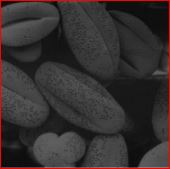
%> input picture seed3.JPG, 170 x 169 px
$ octave --eval "result = myhistogramEQ;"   (GNU Octave 9; MATLAB toolbox functions it lacks are replaced by stand-ins)
%> lines starting %> are read from the running program, lines starting %| are printed output that depends on the picture
function plot=myhistogramEQ()
% This function implements the histogram equalisation technique to enhance
% an image.

% Read image and take it on gray scale.
% try with 'seed1.img' ,'seed2.img' and 'seed3.img'.
I=rgb2gray(imread('seed3.jpg'));
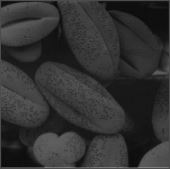
%> I: size 169x170 uint8; min 5, max 131, mean 49.7

numofpixels=size(I,1)*size(I,2);
%> numofpixels = 28730

subplot(2,2,1),imshow(I) %Can also use : figure,imshow(I);
title('Original Image');
subplot(2,2,3),imhist(I)
title('1: Histogram of original image');

% Initialize output image with all zeros. same dimensions as input image.
HIm=uint8(zeros(size(I,1),size(I,2)));

% Initialize matrices
freq=zeros(256,1);
probf=zeros(256,1);
probc=zeros(256,1);
cum=zeros(256,1);
output=zeros(256,1);


%freq counts the occurrence of each pixel value.
%The probability of each occurrence is calculated by probf.
for i=1:size(I,1)
    for j=1:size(I,2)
        value=I(i,j);
        freq(value+1)=freq(value+1)+1;
        probf(value+1)=freq(value+1)/numofpixels;
    end
end
%> after the loop, freq = 256 values, max 1060 at index 25, min 0 at index 1, mean 112.2; probf = 256 values, max 0.0369 at index 25, min 0 at index 1, mean 0.00391

sum=0;
% The range of values we are using (here 0-255)
no_bins=255;


%The cumulative distribution probability is calculated.
for i=1:size(probf)
   sum=sum+freq(i);
   cum(i)=sum;
   probc(i)=cum(i)/numofpixels;
   output(i)=round(probc(i)*no_bins);
end
%> this loop made 256 passes
%> sum on passes 1 to 3: 0, 0, 0
%> after the loop, cum = 256 values from 0 to 28730; output = 256 values from 0 to 255; probc = 256 values from 0 to 1; sum = 28730

for i=1:size(I,1)
    for j=1:size(I,2)
            HIm(i,j)=output(I(i,j)+1);
    end
end
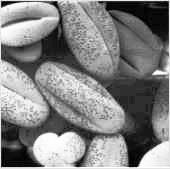
%> HIm: size 169x170 uint8; min 0, max 255, mean 129.4

subplot(2,2,2),imshow(HIm)
title('Histogram equalised image');
subplot(2,2,4),imhist(HIm)
title('2: Histogram of enahnced image');
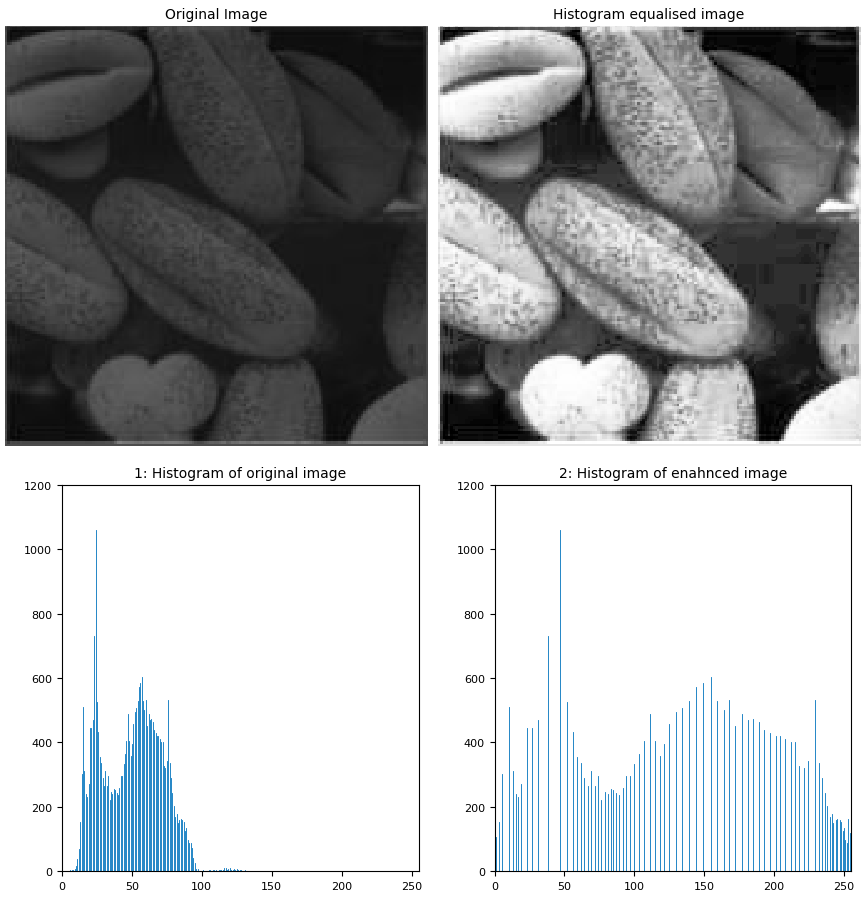
%> figure redrawn from the program's plot data, 4 panels
%> (the run ends here)
